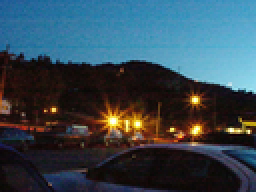
%> input picture hw2/Prog2_images/p2im1.bmp, 128 x 96 px, shrunk from 640 x 480 before the run (shown 2 times larger)
$ octave hw2.m   (GNU Octave 9; MATLAB toolbox functions it lacks are replaced by stand-ins)
%> lines starting %> are read from the running program, lines starting %| are printed output that depends on the picture; in (x1, y1, x2, y2) boxes, pixels count from 0 and x2, y2 are one past the last pixel; in counts of white or black regions, pixels touching at a corner belong together; the program's own positions count from 1
### hw2/LoG.m
function log_im = LoG(origin_image)

lab_im = rgb2lab(origin_image);
gray_im = rgb2gray(origin_image);

[h,w] = size(origin_image(:,:,1));

sigma = 1;
kernelSize = 2*ceil(2*sigma)+1;

lin = round(linspace(-floor(kernelSize/2),floor(kernelSize/2),kernelSize));
[X,Y] = meshgrid(lin,lin);
hg = exp(-(X.^2 + Y.^2)/(2*(sigma^2)));
kernel_t = hg.*(X.^2 + Y.^2-2*sigma^2)/(sigma^4*sum(hg(:)));
% make the filter sum to zero
kernel = kernel_t - sum(kernel_t(:))/kernelSize^2;


log_im(:,:) = convolve(double(lab_im(:,:,1)), kernel);
%log_im(:,:) = convolve(double(gray_im(:,:)), kernel);

threshold = 1;
for i = 1:h
    for j = 1:w
        if log_im(i,j) < threshold
            log_im(i,j) = 0;
        else
            log_im(i,j) = 1;
        end
    end
end

% [21 lines of commented-out code are left out]

end

function B = convolve(A, k)
[r c] = size(A);
[m n] = size(k);
h = rot90(k, 2);
center = floor((size(h)+1)/2);
left = center(2) - 1;
right = n - center(2);
top = center(1) - 1;
bottom = m - center(1);
Rep = zeros(r + top + bottom, c + left + right);
for x = 1 + top : r + top
    for y = 1 + left : c + left
        Rep(x,y) = A(x - top, y - left);
    end
end
B = zeros(r , c);
for x = 1 : r
    for y = 1 : c
        for i = 1 : m
            for j = 1 : n
                q = x - 1;
                w = y -1;
                B(x, y) = B(x, y) + (Rep(i + q, j + w) * h(i, j));
            end
        end
    end
end

end

### hw2/Sobel.m
function sobel_im = Sobel(origin_image)

[h,w] = size(origin_image(:,:,1));

Gx = [-1 -2 -1; 0 0 0; 1 2 1];
Gy = Gx';


lab_image = rgb2lab(origin_image);
lab_image = im2double(lab_image);

gray_image = rgb2gray(origin_image);
gray_image = im2double(gray_image);

temp_x = convolve(lab_image(:,:,1), Gx);
temp_y = convolve(lab_image(:,:,1), Gy);

tmp = sqrt(temp_x.^2 + temp_y.^2);

threshold = 30;
for i = 1:h
    for j = 1:w
        if tmp(i,j) < threshold
            sobel_im(i,j) = 0;
        else
            sobel_im(i,j) = 1;
        end
    end
end

% [24 lines of commented-out code are left out]

end

function B = convolve(A, k)
[r c] = size(A);
[m n] = size(k);
h = rot90(k, 2);
center = floor((size(h)+1)/2);
left = center(2) - 1;
right = n - center(2);
top = center(1) - 1;
bottom = m - center(1);
Rep = zeros(r + top + bottom, c + left + right);
for x = 1 + top : r + top
    for y = 1 + left : c + left
        Rep(x,y) = A(x - top, y - left);
    end
end
B = zeros(r , c);
for x = 1 : r
    for y = 1 : c
        for i = 1 : m
            for j = 1 : n
                q = x - 1;
                w = y -1;
                B(x, y) = B(x, y) + (Rep(i + q, j + w) * h(i, j));
            end
        end
    end
end
end

### hw2/Robert.m
function robert_im = Robert(origin_image)

[h,w] = size(origin_image(:,:,1));

Gx = [0, -1; 1, 0];
Gy = [-1, 0; 0, 1];

% [24 lines of commented-out code are left out]
temp_x(:,:,1) = convolve(origin_image(:,:,1), Gx);
temp_y(:,:,1) = convolve(origin_image(:,:,1), Gy);
temp_x(:,:,2) = convolve(origin_image(:,:,2), Gx);
temp_y(:,:,2) = convolve(origin_image(:,:,2), Gy);
temp_x(:,:,3) = convolve(origin_image(:,:,3), Gx);
temp_y(:,:,3) = convolve(origin_image(:,:,3), Gy);

tmp = sqrt(temp_x.^2 + temp_y.^2);

threshold = 12;
for i = 1:h
    for j = 1:w
        if tmp(i,j,1) > threshold || tmp(i,j,2) > threshold || tmp(i,j,3) > threshold
            robert_im(i,j) = 1;
        else
            robert_im(i,j) = 0;
        end
    end
end


%imwrite(robert_im,'Prog2_images/4_bilateral_robert_rgb_12.bmp');

end

function B = convolve(A, k)
[r c] = size(A);
[m n] = size(k);
h = rot90(k, 2);
center = floor((size(h)+1)/2);
left = center(2) - 1;
right = n - center(2);
top = center(1) - 1;
bottom = m - center(1);
Rep = zeros(r + top + bottom, c + left + right);
for x = 1 + top : r + top
    for y = 1 + left : c + left
        Rep(x,y) = A(x - top, y - left);
    end
end
B = zeros(r , c);
for x = 1 : r
    for y = 1 : c
        for i = 1 : m
            for j = 1 : n
                q = x - 1;
                w = y -1;
                B(x, y) = B(x, y) + (Rep(i + q, j + w) * h(i, j));
            end
        end
    end
end
end

### hw2/Canny.m
function canny_image = Canny(origin_image)


gray_img = rgb2gray(origin_image);
gray_img = double (gray_img);

%T_Low = 0.075;
%T_High = 0.175;


T_Low = 0.01;
T_High = 0.1;


%Gaussian Filter Coefficient
B = [2, 4, 5, 4, 2; 4, 9, 12, 9, 4; 5, 12, 15, 12, 5 ;4, 9, 12, 9, 4; 2, 4, 5, 4, 2 ];
B = 1/159.* B;

%Convolution of image by Gaussian Coefficient
A = convolve(gray_img, B);

%Filter for horizontal and vertical direction
KGx = [-1, 0, 1; -2, 0, 2; -1, 0, 1];
KGy = [1, 2, 1; 0, 0, 0; -1, -2, -1];

%Convolution by image by horizontal and vertical filter
Filtered_X = convolve(A, KGx);
Filtered_Y = convolve(A, KGy);

%Calculate directions/orientations
arah = atan2 (Filtered_Y, Filtered_X);
arah = arah*180/pi;
pan=size(A,1);
leb=size(A,2);

%Adjustment for negative directions, making all directions positive
for i=1:pan
    for j=1:leb
        if (arah(i,j)<0)
            arah(i,j)=360+arah(i,j);
        end
    end
end
arah2=zeros(pan, leb);

%Adjusting directions to nearest 0, 45, 90, or 135 degree
for i = 1  : pan
    for j = 1 : leb
        if ((arah(i, j) >= 0 ) && (arah(i, j) < 22.5) || (arah(i, j) >= 157.5) && (arah(i, j) < 202.5) || (arah(i, j) >= 337.5) && (arah(i, j) <= 360))
            arah2(i, j) = 0;
        elseif ((arah(i, j) >= 22.5) && (arah(i, j) < 67.5) || (arah(i, j) >= 202.5) && (arah(i, j) < 247.5))
            arah2(i, j) = 45;
        elseif ((arah(i, j) >= 67.5 && arah(i, j) < 112.5) || (arah(i, j) >= 247.5 && arah(i, j) < 292.5))
            arah2(i, j) = 90;
        elseif ((arah(i, j) >= 112.5 && arah(i, j) < 157.5) || (arah(i, j) >= 292.5 && arah(i, j) < 337.5))
            arah2(i, j) = 135;
        end;
    end;
end;

%Calculate magnitude
magnitude = (Filtered_X.^2) + (Filtered_Y.^2);
magnitude2 = sqrt(magnitude);
BW = zeros (pan, leb);

%Non-Maximum Supression
for i=2:pan-1
    for j=2:leb-1
        if (arah2(i,j)==0)
            BW(i,j) = (magnitude2(i,j) == max([magnitude2(i,j), magnitude2(i,j+1), magnitude2(i,j-1)]));
        elseif (arah2(i,j)==45)
            BW(i,j) = (magnitude2(i,j) == max([magnitude2(i,j), magnitude2(i+1,j-1), magnitude2(i-1,j+1)]));
        elseif (arah2(i,j)==90)
            BW(i,j) = (magnitude2(i,j) == max([magnitude2(i,j), magnitude2(i+1,j), magnitude2(i-1,j)]));
        elseif (arah2(i,j)==135)
            BW(i,j) = (magnitude2(i,j) == max([magnitude2(i,j), magnitude2(i+1,j+1), magnitude2(i-1,j-1)]));
        end;
    end;
end;
BW = BW.*magnitude2;


%Hysteresis Thresholding
T_Low = T_Low * max(max(BW));
T_High = T_High * max(max(BW));
T_res = zeros (pan, leb);
for i = 1  : pan
    for j = 1 : leb
        if (BW(i, j) < T_Low)
            T_res(i, j) = 0;
        elseif (BW(i, j) > T_High)
            T_res(i, j) = 1;
        %Using 8-connected components
        elseif ( BW(i+1,j)>T_High || BW(i-1,j)>T_High || BW(i,j+1)>T_High || BW(i,j-1)>T_High || BW(i-1, j-1)>T_High || BW(i-1, j+1)>T_High || BW(i+1, j+1)>T_High || BW(i+1, j-1)>T_High)
            T_res(i,j) = 1;
        end;
    end;
end;

canny_image = uint8(T_res.*255);
%imwrite(canny_image,'Prog2_images/1_avg_log_canny_0.01_0.1.bmp');

end

function B = convolve(A, k)
[r c] = size(A);
[m n] = size(k);
h = rot90(k, 2);
center = floor((size(h)+1)/2);
left = center(2) - 1;
right = n - center(2);
top = center(1) - 1;
bottom = m - center(1);
Rep = zeros(r + top + bottom, c + left + right);
for x = 1 + top : r + top
    for y = 1 + left : c + left
        Rep(x,y) = A(x - top, y - left);
    end
end
B = zeros(r , c);
for x = 1 : r
    for y = 1 : c
        for i = 1 : m
            for j = 1 : n
                q = x - 1;
                w = y -1;
                B(x, y) = B(x, y) + (Rep(i + q, j + w) * h(i, j));
            end
        end
    end
end
end

### hw2/hw2.m
clc;
clear;
origin_image = imread("Prog2_images/p2im1.bmp");
%> origin_image is the input picture: size 96x128x3 uint8; mean R, G, B 53.8, 72.1, 83
double_image = im2double(origin_image);
lab_image = rgb2lab(origin_image);
%> lab_image: size 96x128x3 double; mean of channels 1, 2, 3 29, -0.1, -6.8
lab_image = im2double(lab_image);
gray_image = rgb2gray(origin_image);
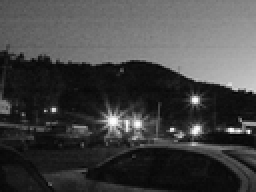
%> gray_image: size 96x128 uint8 (shown 2 times larger); min 4, max 254, mean 67.9
gray_image = im2double(gray_image);
%> gray_image: size 96x128 double

[h,w] = size(origin_image(:,:,1));
%> h = 96; w = 128
subplot(1,2,1);
imshow(origin_image);


final_im = LoG(origin_image);
%> in LoG, `[h,w] = size(origin_image(:,:,1));`: h = 96; w = 128
%> the loop in LoG, `for i = 1:h` made 96 passes
%> after the loop in LoG, `for i = 1:h`:
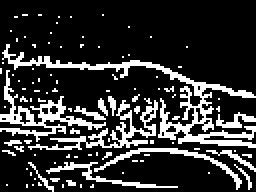
%> log_im: size 96x128 double (shown 2 times larger); values 0 (black) and 1 (white), 19.9% white in thin lines or dots
final_im = Sobel(origin_image);
%> the loop in Sobel, `for i = 1:h` made 96 passes
%> after the loop in Sobel, `for i = 1:h`: sobel_im: size 96x128 double; values 0 (black) and 1 (white), 25.2% white; 22 white regions (17 under 20 px), largest, box (x1, y1, x2, y2) and area: (27, 44, 128, 96) 1765, (0, 0, 128, 49) 677, (0, 32, 32, 72) 325, (20, 83, 85, 96) 218, (21, 52, 31, 58) 51
final_im = Robert(origin_image);
%> call 3 of convolve, with k = [0 -1; 1 0]
%> call 5 of convolve, with k = [0 -1; 1 0]
%> after the loop in convolve (call 5), `for x = 1 + top : r + top`:
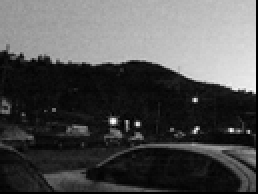
%> Rep: size 97x129 double (shown 2 times larger); min 0, max 255, mean 81.5
%> the loop in Robert, `for i = 1:h` made 96 passes
%> after the loop in Robert, `for i = 1:h`: robert_im: size 96x128 double; values 0 (black) and 1 (white), 56% white; 167 black regions (158 under 20 px), largest, box (x1, y1, x2, y2) and area: (0, 0, 127, 44) 2252, (3, 29, 94, 59) 1164, (44, 74, 119, 95) 799

final_im = Canny(origin_image);
%> call 3 of convolve, with k = [1 2 1; 0 0 0; -1 -2 -1]
%> after the loop in convolve (call 3), `for x = 1 : r`:
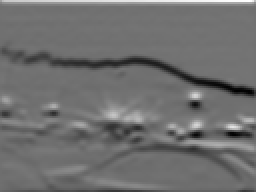
%> B: size 96x128 double (shown 2 times larger); min -377, max 481.2, mean -2.2; drawn with min black and max white
%> after the loop in Canny, `for i=1:pan`:
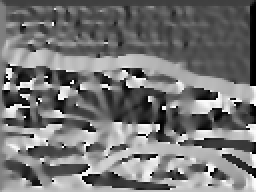
%> arah: size 96x128 double (shown 2 times larger); min 0.00677, max 359.9, mean 165.6; drawn with min black and max white
%> after the loop in Canny, `for i = 1  : pan`:
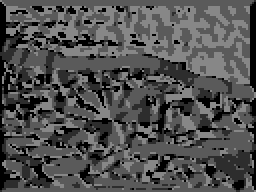
%> arah2: size 96x128 double (shown 2 times larger); min 0, max 135, mean 79.8
%> after the loop in Canny, `for i=2:pan-1`: BW: size 96x128 double; values 0 (black) and 1 (white), 20.2% white in thin lines or dots
%> in Canny, `T_Low = T_Low * max(max(BW));`: T_Low = 3.92
%> in Canny, `T_High = T_High * max(max(BW));`: T_High = 39.21
%> after the loop in Canny, `for i = 1  : pan`:
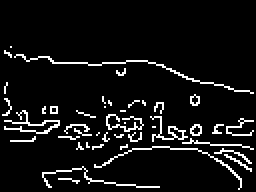
%> T_res: size 96x128 double (shown 2 times larger); values 0 (black) and 1 (white), 7.3% white in thin lines or dots, all inside (x1, y1, x2, y2) = (1, 23, 127, 95)

subplot(1,2,2);
imshow(final_im);
